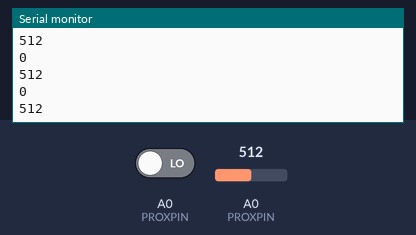
Bench run of a sketch on a simulated Arduino Uno, built with avr-gcc and run on an emulated ATmega328P. On the bench: the last lines printed to the serial monitor. The inputs (shaded band) are chosen by the test bench; at power-on: A0 (PROXPIN) = 512, A0 (PROXPIN) LOW.

Above: at 1.2 s.
1.3 s: A0 (PROXPIN) set to 716
At 2.2 s:
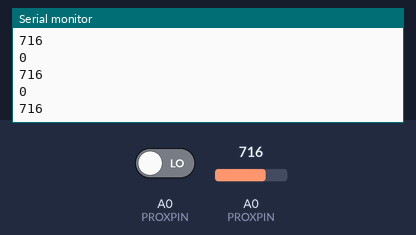
2.8 s: A0 (PROXPIN) driven HIGH
4.3 s: A0 (PROXPIN) set to 900
At 5.2 s:
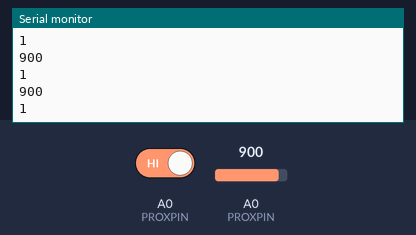
Timing chart, 0 to 7.3 s (numbered marks = the images above; inputs shaded):
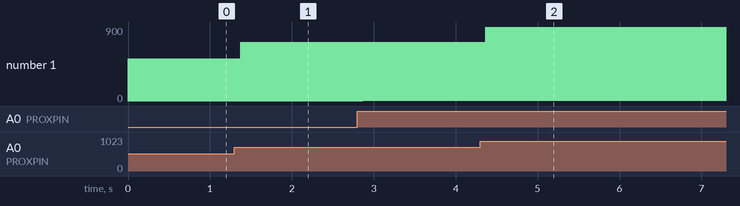

The sketch:

Proxy.ino
```cpp
const int PROXPIN = A0;
const int VCC = 11;

void setup() {
  // put your setup code here, to run once:
  pinMode(VCC, OUTPUT);
  digitalWrite(VCC, HIGH);

  pinMode(PROXPIN, INPUT);

  Serial.begin(9600);
}

void loop() {
  // put your main code here, to run repeatedly:
  Serial.println(analogRead(PROXPIN));
  Serial.println(digitalRead(PROXPIN));
}
```

Measured:
- after the input at 1.3 s, the serial monitor: prints a new line after 0.07 s (image 1)
- after the input at 4.3 s, the serial monitor: prints a new line after 0.07 s (image 2)
- plotted number 1: 512 → 716 after the input at 1.3 s, 716 → 1 after the input at 2.8 s, 1 → 900 after the input at 4.3 s
